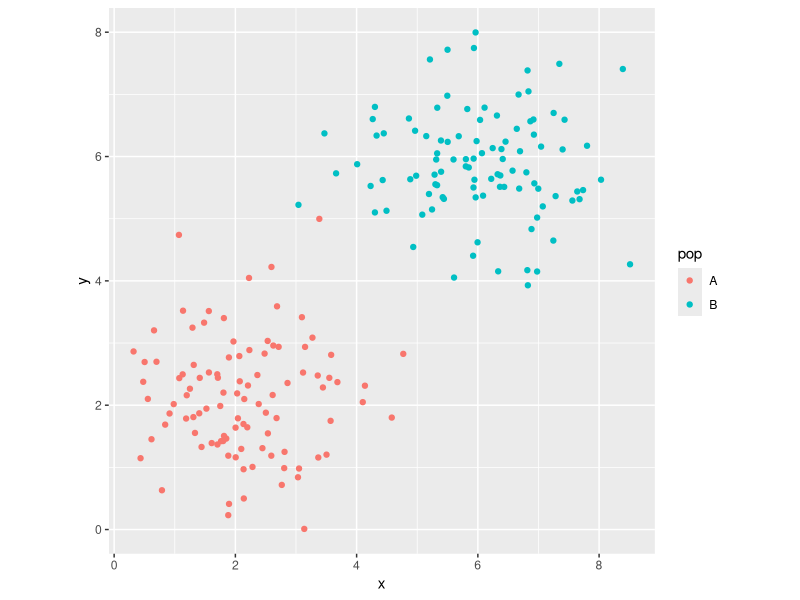

Recreate this plot in R. (Note: this script raises an error after producing the figure.)
#!/bin/env Rscript


library(ggplot2)

d <- rbind(
    data.frame(
        "i" = 1:100,
        "x" = rnorm(100, 2, 1),
        "y" = rnorm(100, 2, 1),
        "pop" = "A"),
    data.frame(
        "i" = 1:100,
        "x" = rnorm(100, 6, 1),
        "y" = rnorm(100, 6, 1),
        "pop" = "B"))

ggplot(d) +
    geom_point(aes(x = x, y = y, colour = pop)) +
    theme(aspect.ratio = 1)

#'
#'
library(randomForest)

model <- randomForest(d[,1:3], y = d$pop)

tst <- data.frame(
        "i" = 1:100,
        "x" = rnorm(100, 2, 1),
        "y" = rnorm(100, 2, 1))

rsp <- predict(model, test)

x <- tst
x$pop <- rsp
x$type <- "predicted"
y <- d
y$type <- "original"

ggplot(rbind(x, y)) +
    geom_point(aes(x = x, y = y, colour = pop)) +
    facet_wrap(~ type) +
    theme(aspect.ratio = 1)
